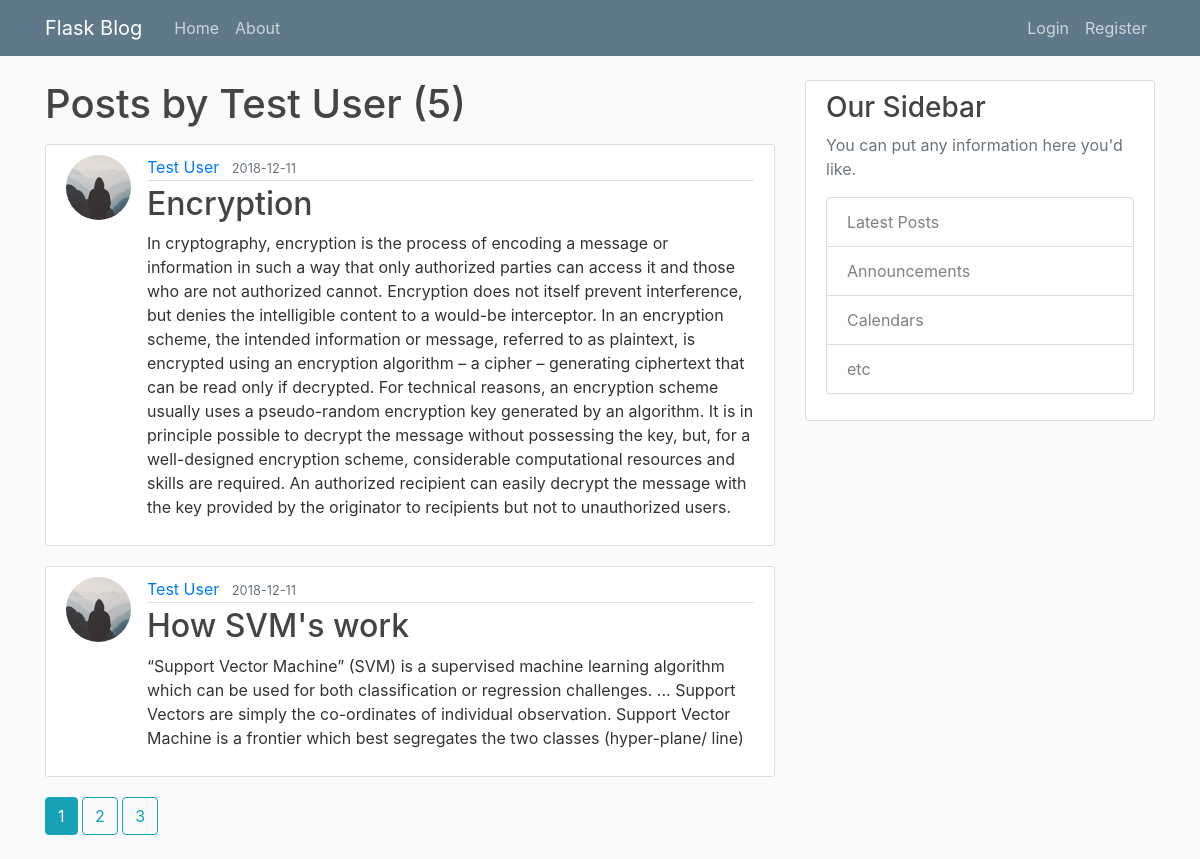
The app's page /user/Test User with its own data.
### flaskblog/models.py (models this page shows, shortened)
class User(db.Model, UserMixin):
	id = db.Column(db.Integer, primary_key=True )
	username = db.Column(db.String(120), unique=True, nullable=False)
	email = db.Column(db.String(120), unique=True, nullable=False)
	image_file = db.Column(db.String(20), nullable=False, default='default.jpg') #not unique as every user intially has same default picture
	password = db.Column(db.String(60), nullable=False)
	posts = db.relationship('Post', backref='author', lazy=True)

class Post(db.Model):
	id= db.Column(db.Integer, primary_key=True)
	title = db.Column(db.String(100), nullable=False)
	date_posted = db.Column(db.DateTime, nullable=False, default=datetime.utcnow)
	content = db.Column(db.Text, nullable=False)
	user_id = db.Column(db.Integer, db.ForeignKey('user.id'), nullable=False)

### flaskblog/users/routes.py (the view)
@users.route("/user/<string:username>")
def user_posts(username):
    page = request.args.get('page', 1, type=int)
    user = User.query.filter_by(username=username).first_or_404()
    posts = Post.query.filter_by(author=user)\
            .order_by(Post.date_posted.desc())\
            .paginate(page=page, per_page=2)
    return render_template('user_posts.html', user=user, posts=posts)

### flaskblog/templates/user_posts.html
{% extends 'layout.html' %}
{% block content %}
	<h1 class="mb-3">Posts by {{ user.username }} ({{ posts.total }})</h1>
	{% for post in posts.items %}
		<article class="media content-section">
		  <img class="rounded-circle article-img" src="{{ url_for('static', filename='profile_pics/' + post.author.image_file) }}">
		  <div class="media-body">
		    <div class="article-metadata">
		      <a class="mr-2" href="{{ url_for('users.user_posts', username=post.author.username) }}">{{ post.author.username }}</a>
		      <small class="text-muted">{{ post.date_posted.strftime('%Y-%m-%d') }}</small>
		    </div>
		    <h2><a class="article-title" href="{{ url_for('posts.post', post_id=post.id) }}">{{ post.title }}</a></h2>
		    <p class="article-content">{{ post.content }}</p>
		  </div>
		</article>
	{% endfor %}
	{% for page_num in posts.iter_pages(left_edge=1, right_edge=1, left_current=1, right_current=2) %}
		{% if page_num %}
			{% if page_num == posts.page %}
				<a class="btn btn-info mb-4" href="{{ url_for('users.user_posts', username=user.username, page=page_num) }}">{{ page_num }}</a>
			{% else %}
				<a class="btn btn-outline-info mb-4" href="{{ url_for('users.user_posts', username=user.username, page=page_num) }}">{{ page_num }}</a>
			{% endif %}
		{% else %}
			...
		{% endif %}
	{% endfor %}
{% endblock content %}

### flaskblog/static/main.css (style rules this page uses)
body { background: #fafafa; color: #333333; margin-top: 5rem; }
h1, h2, h3, h4, h5, h6 { color: #444444; }
.content-section { background: #ffffff; padding: 10px 20px; border: 1px solid #dddddd; border-radius: 3px; margin-bottom: 20px; }
.article-title { color: #444444; }
.article-content { white-space: pre-line; }
.article-img { height: 65px; width: 65px; margin-right: 16px; }
.article-metadata { padding-bottom: 1px; margin-bottom: 4px; border-bottom: 1px solid #e3e3e3 }

### records on screen
User: username "Test User"
Post: image_file (placeholder picture), author.username "Test User", date_posted "2018-12-11", title "Encryption", content "In cryptography, encryption is the process of encoding a message or information in such a way that only authorized parties can access it and those who are not authorized cannot. Encryption does not itself prevent interference, but denies the intelligible content to a would-be interceptor. In an encryption scheme, the intended information or message, referred to as plaintext, is encrypted using an encryption algorithm – a cipher – generating ciphertext that can be read only if decrypted. For technical reasons, an encryption scheme usually uses a pseudo-random encryption key generated by an algorithm. It is in principle possible to decrypt the message without possessing the key, but, for a…"
Post: image_file (placeholder picture), author.username "Test User", date_posted "2018-12-11", title "How SVM's work", content "“Support Vector Machine” (SVM) is a supervised machine learning algorithm which can be used for both classification or regression challenges. ... Support Vectors are simply the co-ordinates of individual observation. Support Vector Machine is a frontier which best segregates the two classes (hyper-plane/ line)"

### other values on screen
{{ posts.total }} "5"
{{ page_num }} "1"
{{ page_num }} "2" "3"
